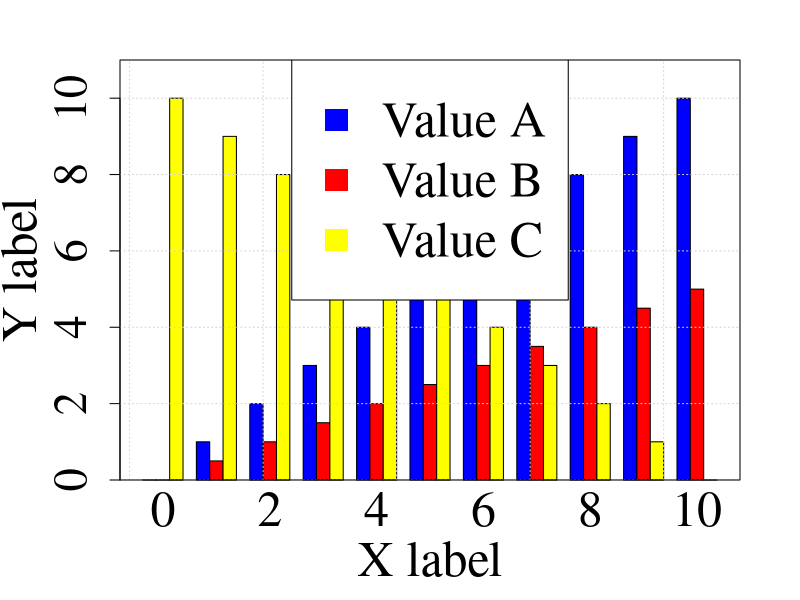

Reproduce this figure in R.
setwd("~/R_works/R_graph")

##################
## data example ##----------------------
##################
ndata <- 3
x1 <- seq(0,10,1)
x3 <- 10-x1 
x2 <- x1*0.5
da <- t(matrix(c(x1,x2,x3),length(x1),ndata))
##---------------------------------------

##############################
## Plot parameters (defalt) ##----------------------
##############################
clr <- 1:nrow(da)
ylim <- c(min(da),max(da*1.1))

font <- "serif" # serif, sans or mono
cex.lab <- 3.0 ## size of labels
cex.axis <- 2.8 ## size of axes

f.grid <- T # T or F
f.box <- T # T or F

cex.leg <- 3

logxy <- "" # log axis ("x", "y" or "xy")
##--------------------------------------------------

######################
## Set individually ## -------------------
######################
fname <- "./figure/barplot.png" ## figure name
p.ratio <- 0.75 ## plot ratio

names.arg <- 0:10 # labels of x axis

f.legend <- T # T or F
legend <- c("Value A", "Value B", "Value C") # legend (if f.legend==T)
p.leg <- "top" #Position for legend (if f.legend==T)

xlab <- "X label" # label for x axis
ylab <- "Y label" # label for y axis

# If changing plot parameters, write here. 
clr <- c("blue", "red", "yellow")
##------------------------------------------

##########
## Plot ##-----------------------------------
##########
png(fname, width = 1200, height = p.ratio*1000)
par(mar = c(6,6,3,3), mgp = c(4,1.5,0))
par(family=font)

par(family=font)
barplot(da,beside = T, col=clr, ylim=ylim, log=logxy, 
        names.arg = names.arg, cex.sub= cex.leg,
        cex.axis = cex.axis, cex.names = cex.lab, 
        xlab = xlab, ylab = ylab, cex.lab=cex.lab)
if(f.grid){grid()}
if(f.box){box()}
if(f.legend){
  legend(p.leg,legend = legend, pch=15, col=clr, cex=cex.leg)
}

dev.off()
##-----------------------------------------













